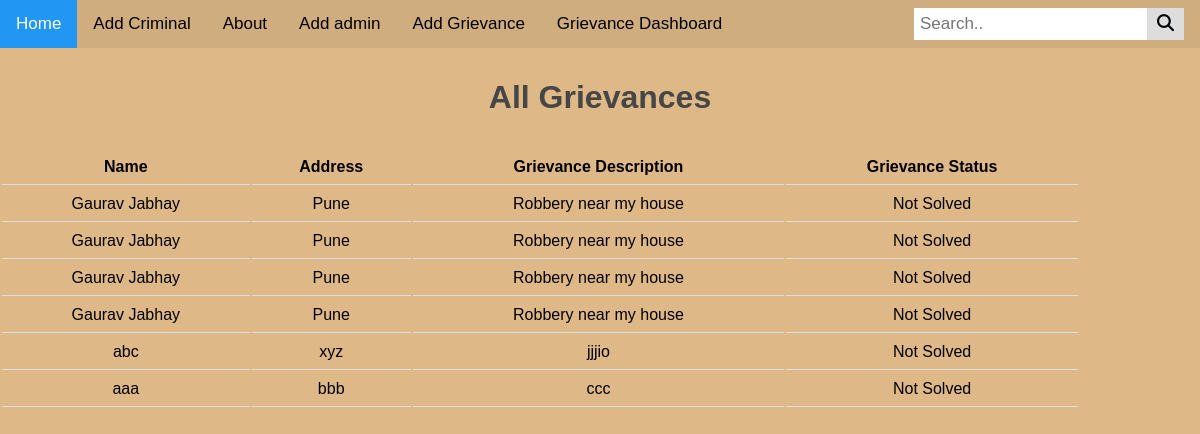
The app's page /dashboard, older data.
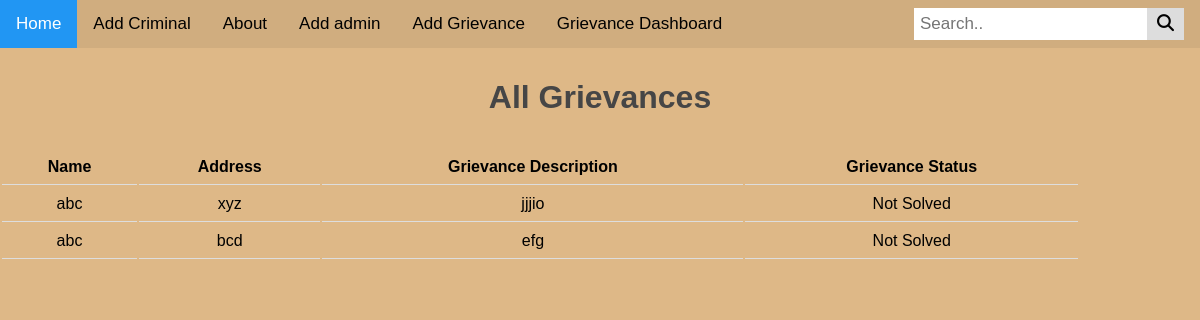
The same page, newer data.
### app.py (models this page shows)
class Grievance(db.Model):
    id = db.Column(db.Integer, primary_key=True)
    name= db.Column(db.String)
    address= db.Column(db.String)
    description = db.Column(db.String)

### app.py (the view)
@app.route("/dashboard",methods=["POST","GET"])
def usergrievancepage():
    grievance = Grievance.query.all()
    if isLogin == False:
         return render_template("usergrievance.html", grievance=grievance)
    return render_template("admingrievance.html",grievance=grievance)

### templates/usergrievance.html (shortened to what this page needs)
{% extends "base.html" %}
{% block heading %}
<center>All Grievances</center>
{% endblock %}
{% block content%}
<table>
    <tr>
        <th>Name</th>
        <th>Address</th>
        <th>Grievance Description</th>
        <th>Grievance Status</th>
    </tr>
    {% for grievances in grievance %}
    <tr>
        <td>{{grievances.name}}</td>
        <td>{{grievances.address}}</td>
        <td>{{grievances.description}}</td>
        <td>Not Solved</td>
    </tr>
    {% endfor %}
</table>
{% endblock %}

### templates/base.html (shortened to what this page needs)
<!DOCTYPE html>
<html lang="en">
<head>
    <link rel="stylesheet" href="{{url_for('static',filename='style.css')}}" />
    <link rel="stylesheet" href="https://cdnjs.cloudflare.com/ajax/libs/font-awesome/4.7.0/css/font-awesome.min.css">
</head>
<body>
<div class="topnav">
    <a class="active" href="{{ url_for('homepage')}}">Home</a>
    <a href="{{ url_for('addpage')}}">Add Criminal</a>
    <a href="{{url_for('aboutpage')}}">About</a>
    <a href="{{url_for('newuser')}}">Add admin</a>
    <a href="{{url_for('grievancepage')}}">Add Grievance</a>
    <a href="{{url_for('usergrievancepage')}}">Grievance Dashboard</a>
    <a href="{{url_for('login')}}">{% block anchor %} {% endblock %}</a>
    <div class="search-container">
    <form action="{{ url_for('search')}}" method="GET">
      <input type="text" placeholder="Search.." name="search" id="search" autocomplete="off">
      <button type="submit"><i class="fa fa-search"></i></button>
    </form>
  </div>
</div>
<h1 id ="title">{% block heading %} {% endblock %}</h1>
<div id="content">
    {% block content %} {%endblock %}
</div>
</body>
</html>

### static/style.css (style rules this page uses)
#title { padding: 10px; color: #464646; }
body { background: burlywood; }
table { width: 90%; text-align: center; }
th, td { padding: 8px; border-bottom: 1px solid #ddd; }

### templates/base.html (style rules this page uses)
* { box-sizing: border-box; }
body { margin: 0; font-family: Arial, Helvetica, sans-serif; }
.topnav { overflow: hidden; background-color: #1111; }
.topnav a { float: left; display: block; color: black; text-align: center; padding: 14px 16px; text-decoration: none; font-size: 17px; }
.topnav a.active { background-color: #2196F3; color: white; }
.topnav .search-container { float: right; }
.topnav input[type=text] { padding: 6px; margin-top: 8px; font-size: 17px; border: none; }
.topnav .search-container button { float: right; padding: 6px 10px; margin-top: 8px; margin-right: 16px; background: #ddd; font-size: 17px; border: none; cursor: pointer; }

Row changes from the older to the newer data that the page shows:
removed Grievance: name "Gaurav Jabhay", address "Pune", description "Robbery near my house"
removed Grievance: name "Gaurav Jabhay", address "Pune", description "Robbery near my house"
removed Grievance: name "Gaurav Jabhay", address "Pune", description "Robbery near my house"
removed Grievance: name "Gaurav Jabhay", address "Pune", description "Robbery near my house"
removed Grievance: name "aaa", address "bbb", description "ccc"
added Grievance: name "abc", address "bcd", description "efg"
